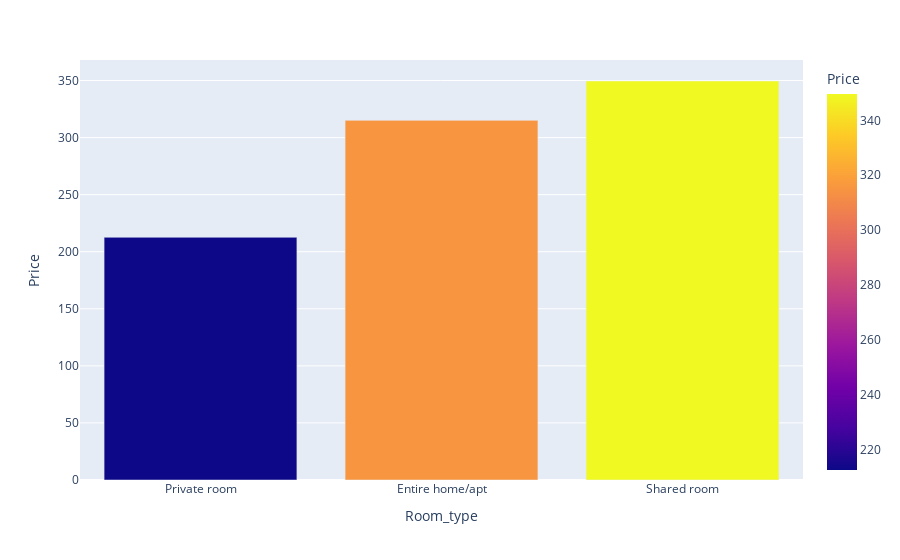

The notebook cell this image was saved under:
### Code cell
fig = px.bar(data_frame=price_df,x='Room_type',y='Price',color='Price')
fig.show()

### Figure 1 — Plotly figure (JSON) as saved in the notebook; plotly's stock layout.template omitted (floating-point values rounded to 4 significant figures)
{"data": [{"alignmentgroup": "True", "hovertemplate": "Room_type=%{x}<br>Price=%{marker.color}<extra></extra>", "legendgroup": "", "marker": {"color": [212.6, 315.1, 349.6], "coloraxis": "coloraxis", "pattern": {"shape": ""}}, "name": "", "offsetgroup": "", "orientation": "v", "showlegend": false, "textposition": "auto", "type": "bar", "x": ["Private room", "Entire home/apt", "Shared room"], "xaxis": "x", "y": [212.6, 315.1, 349.6], "yaxis": "y"}], "layout": {"barmode": "relative", "coloraxis": {"colorbar": {"title": {"text": "Price"}}, "colorscale": [[0, "#0d0887"], [0.1111, "#46039f"], [0.2222, "#7201a8"], [0.3333, "#9c179e"], [0.4444, "#bd3786"], [0.5556, "#d8576b"], [0.6667, "#ed7953"], [0.7778, "#fb9f3a"], [0.8889, "#fdca26"], [1, "#f0f921"]]}, "legend": {"tracegroupgap": 0}, "margin": {"t": 60}, "xaxis": {"anchor": "y", "domain": [0, 1], "title": {"text": "Room_type"}}, "yaxis": {"anchor": "x", "domain": [0, 1], "title": {"text": "Price"}}}}
